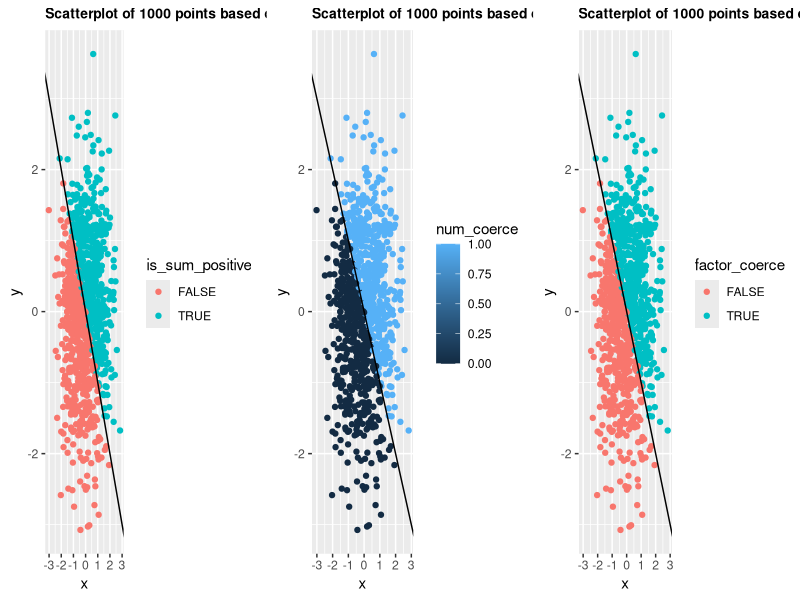

The R source for this figure:
## ---- chunk 1
library(tidyverse)
## ---- chunk 2
problem1_df <- tibble(numeric_vec = runif(n = 10, min = 0, max = 5),
                      logical_vec = numeric_vec > 2,
                      char_vec = c("My", "name", "is", "Zelos", "Zhu", "and", "I", "like", "to", "eat"),
                      factor_vec = factor(  c( rep( c("small", "medium", "large"), 3), "x-large")  )
                      )
print(problem1_df)
#means <- apply(problem1_df, 2, mean) --- doesn't work
#Above line coerces all into NA, probably because there is non-numeric in it, good to know

means_prob1 <- c(mean(problem1_df$numeric_vec),
                 mean(problem1_df$logical_vec),
                 mean(problem1_df$char_vec),
                 mean(problem1_df$factor_vec))
means_prob1
## ---- chunk 3
mean_converted_char <- mean(as.numeric(as.factor(problem1_df$char_vec)))
mean_converted_char

mean_converted_factor <- mean(as.numeric(problem1_df$factor_vec))
mean_converted_factor
## ---- chunk 4
problem2_df <- tibble( x = rnorm(1000),
                       y = rnorm(1000),
                       is_sum_positive = (x + y) > 0,
                       num_coerce = as.numeric(is_sum_positive),
                       factor_coerce = as.factor(is_sum_positive))
print(head(problem2_df))
## ---- chunk 5
hw1plot_1 <- (ggplot(problem2_df, aes(x=x, y=y))
            + geom_point( aes(color = is_sum_positive))
            + ggtitle("Scatterplot of 1000 points based on normal distribution")
            + geom_abline(intercept = 0, slope = -1)
            + theme(plot.title = element_text(size = 10, face = "bold")))

hw1plot_2 <- (ggplot(problem2_df, aes(x=x, y=y))
            + geom_point( aes(color = num_coerce))
            + ggtitle("Scatterplot of 1000 points based on normal distribution")
            + geom_abline(intercept = 0, slope = -1)
            + theme(plot.title = element_text(size = 10, face = "bold")))

hw1plot_3 <- (ggplot(problem2_df, aes(x=x, y=y))
            + geom_point( aes(color = factor_coerce))
            + ggtitle("Scatterplot of 1000 points based on normal distribution")
            + geom_abline(intercept = 0, slope = -1)
            + theme(plot.title = element_text(size = 10, face = "bold")))

library(gridExtra)
grid.arrange(hw1plot_1, hw1plot_2, hw1plot_3, nrow=1)
